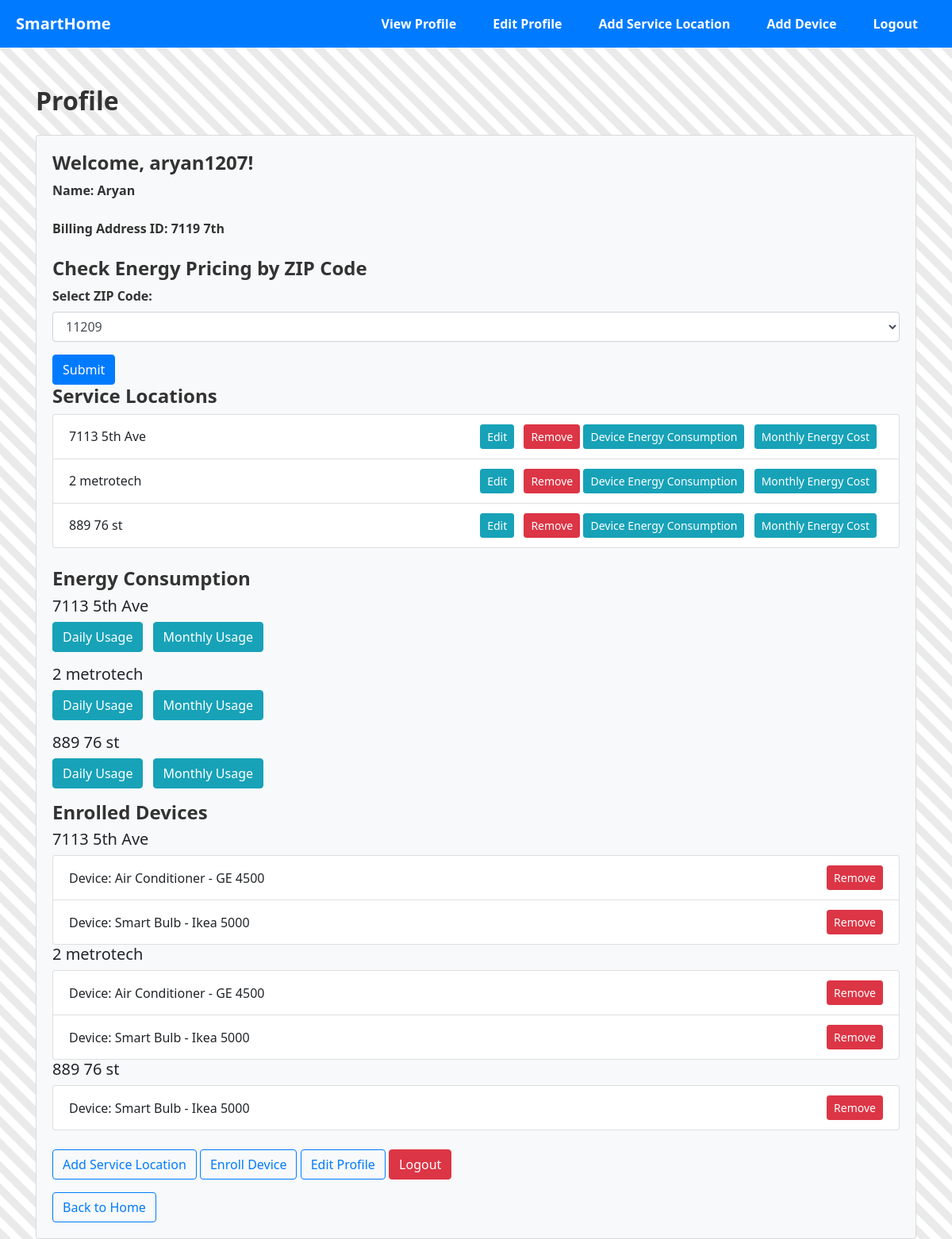
Page /profile (signed in) on the committed database.
### app.py (models this page shows)
class User(db.Model):
    id = db.Column(db.Integer, primary_key=True)
    username = db.Column(db.String(50), unique=True, nullable=False)
    password = db.Column(db.String(60), nullable=False)
    name = db.Column(db.String(100), nullable=True)  # Add this line for the name field
    billing_address_id = db.Column(db.Integer, nullable=True)  # Add this line for the billing_address_id field
    service_locations = db.relationship('ServiceLocation', backref='user', lazy=True)
    zip_code = db.Column(db.String(10), nullable=False)

class ServiceLocation(db.Model):
    id = db.Column(db.Integer, primary_key=True)
    user_id = db.Column(db.Integer, db.ForeignKey('user.id'), nullable=False)
    address = db.Column(db.String(255), nullable=False)
    unit_number = db.Column(db.String(20), nullable=True)
    square_footage = db.Column(db.Integer, nullable=True)
    bedrooms = db.Column(db.Integer, nullable=True)
    occupants = db.Column(db.Integer, nullable=True)

class EnrolledDevice(db.Model):
    id = db.Column(db.Integer, primary_key=True)
    service_location_id = db.Column(db.Integer, db.ForeignKey('service_location.id'), nullable=False)
    model_id = db.Column(db.Integer, db.ForeignKey('device_model.id'), nullable=False)
    events = db.relationship('EventData', backref='enrolled_device', lazy=True)
    service_location = db.relationship('ServiceLocation', backref='enrolled_devices')

class DeviceModel(db.Model):
    id = db.Column(db.Integer, primary_key=True)
    type = db.Column(db.String(50), nullable=False)
    model_number = db.Column(db.String(50), nullable=False)
    enrolled_devices = db.relationship('EnrolledDevice', backref='device_model', lazy=True)

### app.py (the view)
@app.route('/profile')
def profile():
    if 'user_id' in session:
        user = User.query.get(session['user_id'])
        all_zip_codes = db.session.query(EnergyPrice.zip_code).distinct().all()
        all_zip_codes = [zip_code[0] for zip_code in all_zip_codes]
        return render_template('profile.html', user=user, all_zip_codes=all_zip_codes)
    else:
        return redirect(url_for('login'))

### templates/profile.html
{% extends 'base.html' %}
{% block content %}
    <div class="container mt-5" >
        <div class="content-card" >
            <h1 class="mb-4" style="font-weight: bold; font-size: 2em; color: #333;">Profile</h1>
            <div class="card bg-light">
                <div class="card-body" >
                    <h2 style="font-weight: bold; font-size: 1.5em; color: #333;">Welcome, {{ user.username }}!</h2>
                    <p class="mb-4" style="font-weight: bold; font-size: 1em; color: #333;">Name: {{ user.name }}</p>
                    <p class="mb-4" style="font-weight: bold; font-size: 1em; color: #333;">Billing Address ID: {{ user.billing_address_id }}</p>
                    <h3 style="font-weight: bold; font-size: 1.5em; color: #333;">Check Energy Pricing by ZIP Code</h3>
                    <form method="GET" action="{{ url_for('energy_price_zipcode') }}">
                        <div class="form-group">
                            <label for="zipCodeDropdown" style="font-weight: bold; font-size: 1em; color: #333;">Select ZIP Code:</label>
                            <select class="form-control" id="zipCodeDropdown" name="zip_code">
                                {% for zip_code in all_zip_codes %}
                                    <option value="{{ zip_code }}">{{ zip_code }}</option>
                                {% endfor %}
                            </select>
                        </div>
                        <button type="submit" class="btn btn-primary">Submit</button>
                    </form>
                    <h3 style="font-weight: bold; font-size: 1.5em; color: #333;">Service Locations</h3>
                    {% if user.service_locations %}
                        <ul class="list-group mb-4">
                            {% for service_location in user.service_locations %}
                                <li class="list-group-item d-flex justify-content-between align-items-center">
                                    {{ service_location.address }}
                                    <span>
                                        <a href="{{ url_for('edit_service_location', location_id=service_location.id) }}" class="btn btn-info btn-sm mr-2">Edit</a>
                                        <a href="{{ url_for('remove_service_location', location_id=service_location.id) }}" class="btn btn-danger btn-sm">Remove</a>
                                        <a href="{{ url_for('device_energy_consumption', service_location_id=service_location.id) }}" class="btn btn-info btn-sm mr-2">Device Energy Consumption</a>
                                        <a href="{{ url_for('monthly_energy_cost', service_location_id=service_location.id) }}" class="btn btn-info btn-sm mr-2">Monthly Energy Cost</a>
                                    </span>
                                </li>
                            {% endfor %}
                        </ul>
                    {% else %}
                        <p>No service locations found.</p>
                    {% endif %}
                    <h3 style="font-weight: bold; font-size: 1.5em; color: #333;">Energy Consumption</h3>
                    {% if user.service_locations %}
                        {% for service_location in user.service_locations %}
                            <div class="mb-3">
                                <h5>{{ service_location.address }}</h5>
                                <a href="{{ url_for('energy_consumption', service_location_id=service_location.id, time_resolution='day') }}" class="btn btn-info mr-2">Daily Usage</a>
                                <a href="{{ url_for('energy_consumption', service_location_id=service_location.id, time_resolution='month') }}" class="btn btn-info mr-2">Monthly Usage</a>
                            </div>
                        {% endfor %}
                    {% else %}
                        <p>No service locations found.</p>
                    {% endif %}
                    <h3 style="font-weight: bold; font-size: 1.5em; color: #333;">Enrolled Devices</h3>
                    {% if user.service_locations %}
                        <ul class="list-group mb-4">
                            {% for service_location in user.service_locations %}
                                <h5>{{ service_location.address }}</h5>
                                {% if service_location.enrolled_devices %}
                                    <ul class="list-group">
                                        {% for enrolled_device in service_location.enrolled_devices %}
                                            <li class="list-group-item d-flex justify-content-between align-items-center">
                                                Device: {{ enrolled_device.device_model.type }} - {{ enrolled_device.device_model.model_number }}
                                                <span>
                                                    <a href="{{ url_for('remove_enrolled_device', device_id=enrolled_device.id) }}" class="btn btn-danger btn-sm">Remove</a>
                                                </span>
                                            </li>
                                        {% endfor %}
                                    </ul>
                                {% else %}
                                    <p>No enrolled devices for this service location.</p>
                                {% endif %}
                            {% endfor %}
                        </ul>
                    {% else %}
                        <p>No service locations found.</p>
                    {% endif %}
                    <div class="mb-3">
                        <a href="{{ url_for('add_service_location') }}" class="btn btn-outline-primary">Add Service Location</a>
                        <a href="{{ url_for('enroll_device') }}" class="btn btn-outline-primary">Enroll Device</a>
                        <a href="{{ url_for('edit_profile') }}" class="btn btn-outline-primary">Edit Profile</a>
                        <a href="{{ url_for('logout') }}" class="btn btn-danger">Logout</a>
                    </div>
                    <a href="{{ url_for('index') }}" class="btn btn-outline-primary">Back to Home</a>
                </div>
            </div>
        </div>
    </div>
{% endblock %}

### templates/base.html (shortened to what this page needs)
<!DOCTYPE html>
<html lang="en">
<head>
    <link rel="stylesheet" href="https://maxcdn.bootstrapcdn.com/bootstrap/4.0.0/css/bootstrap.min.css">
</head>
<body>
<nav class="navbar navbar-expand-lg navbar-light">
    <a class="navbar-brand" href="{{ url_for('index') }}">SmartHome</a>
    {% if 'user_id' in session %}
        <ul class="navbar-nav ml-auto">
            <li class="nav-item">
                <a class="nav-link" href="{{ url_for('profile') }}">View Profile</a>
            </li>
            <li class="nav-item">
                <a class="nav-link" href="{{ url_for('edit_profile') }}">Edit Profile</a>
            </li>
            <li class="nav-item">
                <a class="nav-link" href="{{ url_for('add_service_location') }}">Add Service Location</a>
            </li>
            <li class="nav-item">
                <a class="nav-link" href="{{ url_for('enroll_device') }}">Add Device</a>
            </li>
            <li class="nav-item">
                <a class="nav-link" href="{{ url_for('logout') }}">Logout</a>
            </li>
        </ul>
    {% endif %}
</nav>
{% block content %}{% endblock %}
</body>
</html>

### templates/base.html (style rules this page uses)
body { font-family: 'Segoe UI', Tahoma, Geneva, Verdana, sans-serif; background-color: #f8f9fa; margin: 0; padding: 0; background: repeating-linear-gradient(45deg, #eaeaea, #eaeaea 10px, transparent 10px, transparent 20px); }
nav.navbar { background-color: #007bff; padding: 10px 20px; }
.navbar-brand, .navbar-nav .nav-link { color: #fff !important; font-weight: bold; }
.navbar-nav .nav-link { margin-right: 15px; }
.navbar-nav.ml-auto .nav-item { margin-left: 15px; }

### rows in the picture
User: username "aryan1207", name "Aryan", billing_address_id "7119 7th"
ServiceLocation: address "7113 5th Ave"
ServiceLocation: address "2 metrotech"
ServiceLocation: address "889 76 st"
EnrolledDevice: device_model.type "Air Conditioner", device_model.model_number "GE 4500"
EnrolledDevice: device_model.type "Smart Bulb", device_model.model_number "Ikea 5000"
EnrolledDevice: device_model.type "Air Conditioner", device_model.model_number "GE 4500"
EnrolledDevice: device_model.type "Smart Bulb", device_model.model_number "Ikea 5000"
EnrolledDevice: device_model.type "Smart Bulb", device_model.model_number "Ikea 5000"

### other values in the picture
form field zip_code "11209"
